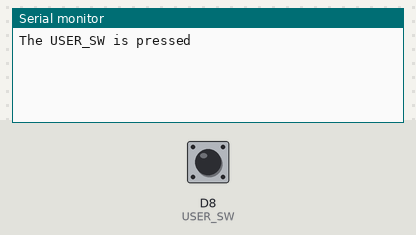
Bench run of a sketch on a simulated ESP8266 (NodeMCU). Shown: the last lines printed to the serial monitor. The inputs (shaded band) are chosen by the test bench; at power-on: D8 (USER_SW) HIGH.

Above: at 1.2 s.
1.3 s: D8 (USER_SW) pulled LOW for 0.15 s
At 1.43 s:
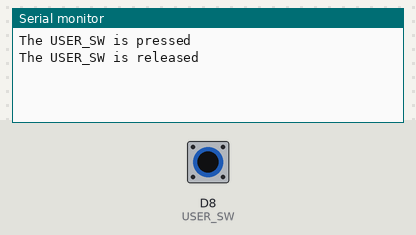
At 1.8 s:
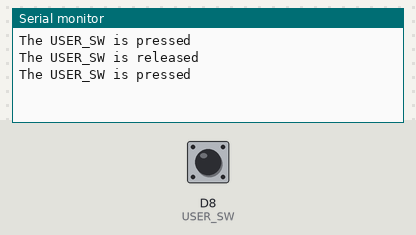

Measured:
- after the input at 1.3 s, the serial monitor: prints a new line at once (image 1)

The sketch:

User_switch_released.ino
```cpp
// Phi board v1.0
// 작성자 : 김성필
// 작성 일자 : 2021-04-19

// Phi board v1.0의 USER_SW는 D8에 연결되어 있음.
#define USER_SW D8
// Pull down 형태로 USER_SW 회로가 구성되어 있어
// 스위치를 누르지 않을 경우 USER_SW가 연결된 D8 핀은 LOW 상태
// 스위치를 누르면 USER_SW가 연결된 D8 핀은 HIGH 상태가 됨

void setup() {
  Serial.begin(9600);
  pinMode(USER_SW, INPUT);
}
void onePressUSER_SW(void) {
  while( !digitalRead(USER_SW) ) {  // 스위치가 눌리지 않았을 때
    delay(1);                       // digitalRead(USER_SW)의 반환 값은 LOW, 0
  }                                 // 따라서 !digitatRead(USER_SW)의 반환 값은 HIGH, 1
                                    // 스위치가 눌리지 않았다면 무한히 대기함.
  Serial.println("\nThe USER_SW is pressed");

  while( digitalRead(USER_SW) ) {
    delay(1);
  }
  Serial.println("The USER_SW is released");
}

void loop() {
  onePressUSER_SW();
}
```
